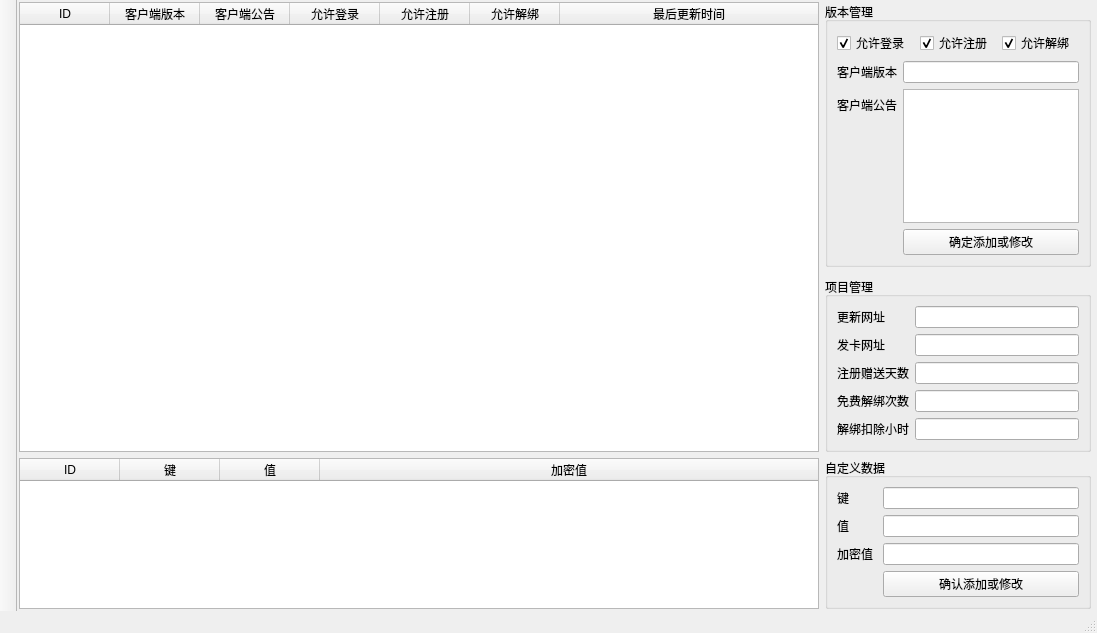
<?xml version="1.0" encoding="UTF-8"?>
<ui version="4.0">
 <class>WndServer</class>
 <widget class="QMainWindow" name="WndServer">
  <property name="geometry">
   <rect>
    <x>0</x>
    <y>0</y>
    <width>1097</width>
    <height>633</height>
   </rect>
  </property>
  <property name="windowTitle">
   <string>YZ网络验证-服务端</string>
  </property>
  <property name="toolButtonStyle">
   <enum>Qt::ToolButtonTextUnderIcon</enum>
  </property>
  <widget class="QWidget" name="centralwidget">
   <layout class="QGridLayout" name="gridLayout">
    <property name="leftMargin">
     <number>0</number>
    </property>
    <property name="topMargin">
     <number>0</number>
    </property>
    <property name="rightMargin">
     <number>0</number>
    </property>
    <property name="bottomMargin">
     <number>0</number>
    </property>
    <item row="0" column="0">
     <widget class="QStackedWidget" name="stack_widget">
      <property name="currentIndex">
       <number>0</number>
      </property>
      <widget class="QWidget" name="page_proj">
       <layout class="QVBoxLayout" name="verticalLayout_6">
        <property name="leftMargin">
         <number>2</number>
        </property>
        <property name="topMargin">
         <number>2</number>
        </property>
        <property name="rightMargin">
         <number>6</number>
        </property>
        <property name="bottomMargin">
         <number>2</number>
        </property>
        <item>
         <layout class="QHBoxLayout" name="horizontalLayout" stretch="3,1">
          <item>
           <widget class="QTableWidget" name="tbe_proj">
            <property name="alternatingRowColors">
             <bool>true</bool>
            </property>
            <attribute name="horizontalHeaderDefaultSectionSize">
             <number>90</number>
            </attribute>
            <attribute name="horizontalHeaderStretchLastSection">
             <bool>true</bool>
            </attribute>
            <attribute name="verticalHeaderVisible">
             <bool>false</bool>
            </attribute>
            <attribute name="verticalHeaderMinimumSectionSize">
             <number>20</number>
            </attribute>
            <attribute name="verticalHeaderDefaultSectionSize">
             <number>20</number>
            </attribute>
            <column>
             <property name="text">
              <string>ID</string>
             </property>
            </column>
            <column>
             <property name="text">
              <string>客户端版本</string>
             </property>
            </column>
            <column>
             <property name="text">
              <string>客户端公告</string>
             </property>
            </column>
            <column>
             <property name="text">
              <string>允许登录</string>
             </property>
            </column>
            <column>
             <property name="text">
              <string>允许注册</string>
             </property>
            </column>
            <column>
             <property name="text">
              <string>允许解绑</string>
             </property>
            </column>
            <column>
             <property name="text">
              <string>最后更新时间</string>
             </property>
            </column>
           </widget>
          </item>
          <item>
           <layout class="QVBoxLayout" name="verticalLayout_2">
            <property name="spacing">
             <number>10</number>
            </property>
            <item>
             <widget class="QGroupBox" name="groupBox_5">
              <property name="title">
               <string>版本管理</string>
              </property>
              <layout class="QFormLayout" name="formLayout_3">
               <item row="1" column="0">
                <widget class="QLabel" name="label">
                 <property name="text">
                  <string>客户端版本</string>
                 </property>
                </widget>
               </item>
               <item row="1" column="1">
                <widget class="QLineEdit" name="edt_proj_client_ver"/>
               </item>
               <item row="2" column="0">
                <widget class="QLabel" name="label_3">
                 <property name="text">
                  <string>客户端公告</string>
                 </property>
                </widget>
               </item>
               <item row="2" column="1">
                <widget class="QPlainTextEdit" name="pedt_proj_public_notice"/>
               </item>
               <item row="4" column="1">
                <widget class="QPushButton" name="btn_proj_confirm">
                 <property name="text">
                  <string>确定添加或修改</string>
                 </property>
                </widget>
               </item>
               <item row="0" column="0" colspan="2">
                <layout class="QHBoxLayout" name="horizontalLayout_6">
                 <item>
                  <widget class="QCheckBox" name="chk_proj_login">
                   <property name="text">
                    <string>允许登录</string>
                   </property>
                   <property name="checked">
                    <bool>true</bool>
                   </property>
                  </widget>
                 </item>
                 <item>
                  <widget class="QCheckBox" name="chk_proj_reg">
                   <property name="text">
                    <string>允许注册</string>
                   </property>
                   <property name="checked">
                    <bool>true</bool>
                   </property>
                  </widget>
                 </item>
                 <item>
                  <widget class="QCheckBox" name="chk_proj_unbind">
                   <property name="text">
                    <string>允许解绑</string>
                   </property>
                   <property name="checked">
                    <bool>true</bool>
                   </property>
                  </widget>
                 </item>
                </layout>
               </item>
              </layout>
             </widget>
            </item>
            <item>
             <widget class="QGroupBox" name="groupBox">
              <property name="title">
               <string>项目管理</string>
              </property>
              <layout class="QFormLayout" name="formLayout">
               <item row="0" column="0">
                <widget class="QLabel" name="label_5">
                 <property name="text">
                  <string>更新网址</string>
                 </property>
                </widget>
               </item>
               <item row="0" column="1">
                <widget class="QLineEdit" name="edt_proj_url_update"/>
               </item>
               <item row="1" column="0">
                <widget class="QLabel" name="label_6">
                 <property name="text">
                  <string>发卡网址</string>
                 </property>
                </widget>
               </item>
               <item row="1" column="1">
                <widget class="QLineEdit" name="edt_proj_url_card"/>
               </item>
               <item row="2" column="0">
                <widget class="QLabel" name="label_7">
                 <property name="text">
                  <string>注册赠送天数</string>
                 </property>
                </widget>
               </item>
               <item row="2" column="1">
                <widget class="QLineEdit" name="edt_proj_reg_gift_day"/>
               </item>
               <item row="3" column="0">
                <widget class="QLabel" name="label_11">
                 <property name="text">
                  <string>免费解绑次数</string>
                 </property>
                </widget>
               </item>
               <item row="3" column="1">
                <widget class="QLineEdit" name="edt_proj_free_unbind_count"/>
               </item>
               <item row="4" column="0">
                <widget class="QLabel" name="label_12">
                 <property name="text">
                  <string>解绑扣除小时</string>
                 </property>
                </widget>
               </item>
               <item row="4" column="1">
                <widget class="QLineEdit" name="edt_proj_unbind_sub_hour"/>
               </item>
              </layout>
             </widget>
            </item>
           </layout>
          </item>
         </layout>
        </item>
        <item>
         <layout class="QHBoxLayout" name="horizontalLayout_4" stretch="3,1">
          <property name="spacing">
           <number>6</number>
          </property>
          <item>
           <widget class="QTableWidget" name="tbe_custom">
            <property name="alternatingRowColors">
             <bool>true</bool>
            </property>
            <attribute name="horizontalHeaderStretchLastSection">
             <bool>true</bool>
            </attribute>
            <attribute name="verticalHeaderVisible">
             <bool>false</bool>
            </attribute>
            <attribute name="verticalHeaderCascadingSectionResizes">
             <bool>false</bool>
            </attribute>
            <attribute name="verticalHeaderMinimumSectionSize">
             <number>20</number>
            </attribute>
            <attribute name="verticalHeaderDefaultSectionSize">
             <number>20</number>
            </attribute>
            <column>
             <property name="text">
              <string>ID</string>
             </property>
            </column>
            <column>
             <property name="text">
              <string>键</string>
             </property>
            </column>
            <column>
             <property name="text">
              <string>值</string>
             </property>
            </column>
            <column>
             <property name="text">
              <string>加密值</string>
             </property>
            </column>
           </widget>
          </item>
          <item>
           <widget class="QGroupBox" name="groupBox_4">
            <property name="title">
             <string>自定义数据</string>
            </property>
            <layout class="QFormLayout" name="formLayout_2">
             <item row="1" column="0">
              <widget class="QLabel" name="label_8">
               <property name="text">
                <string>键</string>
               </property>
              </widget>
             </item>
             <item row="1" column="1">
              <widget class="QLineEdit" name="edt_custom_key"/>
             </item>
             <item row="2" column="0">
              <widget class="QLabel" name="label_9">
               <property name="text">
                <string>值</string>
               </property>
              </widget>
             </item>
             <item row="2" column="1">
              <widget class="QLineEdit" name="edt_custom_val"/>
             </item>
             <item row="5" column="0">
              <widget class="QLabel" name="label_13">
               <property name="text">
                <string>加密值 </string>
               </property>
              </widget>
             </item>
             <item row="5" column="1">
              <widget class="QLineEdit" name="edt_custom_eval">
               <property name="readOnly">
                <bool>true</bool>
               </property>
              </widget>
             </item>
             <item row="9" column="1">
              <widget class="QPushButton" name="btn_custom_confirm">
               <property name="text">
                <string>确认添加或修改</string>
               </property>
              </widget>
             </item>
            </layout>
           </widget>
          </item>
         </layout>
        </item>
       </layout>
      </widget>
      <widget class="QWidget" name="page_user">
       <layout class="QGridLayout" name="gridLayout_3">
        <property name="leftMargin">
         <number>2</number>
        </property>
        <property name="topMargin">
         <number>2</number>
        </property>
        <property name="rightMargin">
         <number>2</number>
        </property>
        <property name="bottomMargin">
         <number>2</number>
        </property>
        <item row="0" column="0">
         <layout class="QVBoxLayout" name="verticalLayout_3" stretch="1,12">
          <property name="spacing">
           <number>2</number>
          </property>
          <item>
           <widget class="QGroupBox" name="groupBox_2">
            <property name="minimumSize">
             <size>
              <width>220</width>
              <height>0</height>
             </size>
            </property>
            <property name="maximumSize">
             <size>
              <width>16777215</width>
              <height>32</height>
             </size>
            </property>
            <property name="title">
             <string/>
            </property>
            <layout class="QHBoxLayout" name="horizontalLayout_5">
             <property name="leftMargin">
              <number>1</number>
             </property>
             <property name="topMargin">
              <number>1</number>
             </property>
             <property name="rightMargin">
              <number>1</number>
             </property>
             <property name="bottomMargin">
              <number>1</number>
             </property>
             <item>
              <layout class="QHBoxLayout" name="horizontalLayout_2">
               <item>
                <widget class="QComboBox" name="cmb_user_field">
                 <item>
                  <property name="text">
                   <string>账号</string>
                  </property>
                 </item>
                 <item>
                  <property name="text">
                   <string>密码</string>
                  </property>
                 </item>
                 <item>
                  <property name="text">
                   <string>QQ</string>
                  </property>
                 </item>
                 <item>
                  <property name="text">
                   <string>状态</string>
                  </property>
                 </item>
                 <item>
                  <property name="text">
                   <string>到期时间</string>
                  </property>
                 </item>
                 <item>
                  <property name="text">
                   <string>上次登录时间</string>
                  </property>
                 </item>
                 <item>
                  <property name="text">
                   <string>上次登录IP</string>
                  </property>
                 </item>
                 <item>
                  <property name="text">
                   <string>今日登录次数</string>
                  </property>
                 </item>
                 <item>
                  <property name="text">
                   <string>今日解绑次数</string>
                  </property>
                 </item>
                 <item>
                  <property name="text">
                   <string>机器码</string>
                  </property>
                 </item>
                 <item>
                  <property name="text">
                   <string>注册时间</string>
                  </property>
                 </item>
                 <item>
                  <property name="text">
                   <string>备注</string>
                  </property>
                 </item>
                </widget>
               </item>
               <item>
                <widget class="QComboBox" name="cmb_user_operator">
                 <item>
                  <property name="text">
                   <string>=</string>
                  </property>
                 </item>
                 <item>
                  <property name="text">
                   <string>!=</string>
                  </property>
                 </item>
                 <item>
                  <property name="text">
                   <string>&gt;</string>
                  </property>
                 </item>
                 <item>
                  <property name="text">
                   <string>&lt;</string>
                  </property>
                 </item>
                 <item>
                  <property name="text">
                   <string>like</string>
                  </property>
                 </item>
                 <item>
                  <property name="text">
                   <string>rlike</string>
                  </property>
                 </item>
                </widget>
               </item>
               <item>
                <widget class="QLineEdit" name="edt_user_value"/>
               </item>
               <item>
                <widget class="QPushButton" name="btn_user_query">
                 <property name="text">
                  <string>查询</string>
                 </property>
                </widget>
               </item>
              </layout>
             </item>
             <item>
              <spacer name="horizontalSpacer">
               <property name="orientation">
                <enum>Qt::Horizontal</enum>
               </property>
               <property name="sizeHint" stdset="0">
                <size>
                 <width>648</width>
                 <height>20</height>
                </size>
               </property>
              </spacer>
             </item>
            </layout>
           </widget>
          </item>
          <item>
           <widget class="QTableWidget" name="tbe_user">
            <property name="alternatingRowColors">
             <bool>true</bool>
            </property>
            <property name="textElideMode">
             <enum>Qt::ElideNone</enum>
            </property>
            <property name="showGrid">
             <bool>true</bool>
            </property>
            <property name="wordWrap">
             <bool>false</bool>
            </property>
            <property name="cornerButtonEnabled">
             <bool>false</bool>
            </property>
            <property name="rowCount">
             <number>0</number>
            </property>
            <attribute name="horizontalHeaderVisible">
             <bool>false</bool>
            </attribute>
            <attribute name="horizontalHeaderStretchLastSection">
             <bool>true</bool>
            </attribute>
            <attribute name="verticalHeaderVisible">
             <bool>false</bool>
            </attribute>
            <attribute name="verticalHeaderMinimumSectionSize">
             <number>20</number>
            </attribute>
            <attribute name="verticalHeaderDefaultSectionSize">
             <number>20</number>
            </attribute>
            <column>
             <property name="text">
              <string>ID</string>
             </property>
            </column>
            <column>
             <property name="text">
              <string>账号</string>
             </property>
            </column>
            <column>
             <property name="text">
              <string>密码</string>
             </property>
            </column>
            <column>
             <property name="text">
              <string>QQ</string>
             </property>
            </column>
            <column>
             <property name="text">
              <string>状态</string>
             </property>
            </column>
            <column>
             <property name="text">
              <string>心跳时间</string>
             </property>
            </column>
            <column>
             <property name="text">
              <string>到期时间</string>
             </property>
            </column>
            <column>
             <property name="text">
              <string>上次登录时间</string>
             </property>
            </column>
            <column>
             <property name="text">
              <string>上次登录IP</string>
             </property>
            </column>
            <column>
             <property name="text">
              <string>上次登录地</string>
             </property>
            </column>
            <column>
             <property name="text">
              <string>今日登录次数</string>
             </property>
            </column>
            <column>
             <property name="text">
              <string>今日解绑次数</string>
             </property>
            </column>
            <column>
             <property name="text">
              <string>机器码</string>
             </property>
            </column>
            <column>
             <property name="text">
              <string>注册时间</string>
             </property>
            </column>
            <column>
             <property name="text">
              <string>操作系统</string>
             </property>
            </column>
            <column>
             <property name="text">
              <string>备注</string>
             </property>
            </column>
            <column>
             <property name="text">
              <string>最后更新时间</string>
             </property>
            </column>
           </widget>
          </item>
         </layout>
        </item>
       </layout>
      </widget>
      <widget class="QWidget" name="page_card">
       <layout class="QGridLayout" name="gridLayout_4">
        <property name="leftMargin">
         <number>2</number>
        </property>
        <property name="topMargin">
         <number>2</number>
        </property>
        <property name="rightMargin">
         <number>2</number>
        </property>
        <property name="bottomMargin">
         <number>2</number>
        </property>
        <item row="0" column="0">
         <layout class="QHBoxLayout" name="horizontalLayout_3" stretch="3,1">
          <property name="spacing">
           <number>2</number>
          </property>
          <property name="leftMargin">
           <number>0</number>
          </property>
          <property name="topMargin">
           <number>0</number>
          </property>
          <property name="rightMargin">
           <number>0</number>
          </property>
          <property name="bottomMargin">
           <number>0</number>
          </property>
          <item>
           <widget class="QTableWidget" name="tbe_card">
            <property name="alternatingRowColors">
             <bool>true</bool>
            </property>
            <property name="textElideMode">
             <enum>Qt::ElideNone</enum>
            </property>
            <property name="showGrid">
             <bool>true</bool>
            </property>
            <property name="wordWrap">
             <bool>false</bool>
            </property>
            <property name="cornerButtonEnabled">
             <bool>false</bool>
            </property>
            <property name="rowCount">
             <number>0</number>
            </property>
            <attribute name="horizontalHeaderVisible">
             <bool>false</bool>
            </attribute>
            <attribute name="horizontalHeaderDefaultSectionSize">
             <number>100</number>
            </attribute>
            <attribute name="horizontalHeaderStretchLastSection">
             <bool>true</bool>
            </attribute>
            <attribute name="verticalHeaderVisible">
             <bool>false</bool>
            </attribute>
            <attribute name="verticalHeaderMinimumSectionSize">
             <number>20</number>
            </attribute>
            <attribute name="verticalHeaderDefaultSectionSize">
             <number>20</number>
            </attribute>
            <column>
             <property name="text">
              <string>ID</string>
             </property>
            </column>
            <column>
             <property name="text">
              <string>卡号</string>
             </property>
            </column>
            <column>
             <property name="text">
              <string>卡类型</string>
             </property>
            </column>
            <column>
             <property name="text">
              <string>制卡时间</string>
             </property>
            </column>
            <column>
             <property name="text">
              <string>导出时间</string>
             </property>
            </column>
            <column>
             <property name="text">
              <string>使用时间</string>
             </property>
            </column>
           </widget>
          </item>
          <item>
           <widget class="QGroupBox" name="groupBox_3">
            <property name="minimumSize">
             <size>
              <width>220</width>
              <height>0</height>
             </size>
            </property>
            <property name="title">
             <string/>
            </property>
            <layout class="QVBoxLayout" name="verticalLayout_5">
             <item>
              <layout class="QGridLayout" name="gridLayout_6">
               <item row="0" column="1">
                <widget class="QComboBox" name="cmb_card_type">
                 <item>
                  <property name="text">
                   <string>天卡</string>
                  </property>
                 </item>
                 <item>
                  <property name="text">
                   <string>周卡</string>
                  </property>
                 </item>
                 <item>
                  <property name="text">
                   <string>月卡</string>
                  </property>
                 </item>
                 <item>
                  <property name="text">
                   <string>季卡</string>
                  </property>
                 </item>
                </widget>
               </item>
               <item row="1" column="0">
                <widget class="QLabel" name="label_2">
                 <property name="text">
                  <string>生成张数:</string>
                 </property>
                </widget>
               </item>
               <item row="1" column="1">
                <widget class="QLineEdit" name="edt_card_num">
                 <property name="inputMask">
                  <string/>
                 </property>
                 <property name="placeholderText">
                  <string/>
                 </property>
                 <property name="clearButtonEnabled">
                  <bool>false</bool>
                 </property>
                </widget>
               </item>
               <item row="0" column="0">
                <widget class="QLabel" name="label_4">
                 <property name="text">
                  <string>卡密类型:</string>
                 </property>
                </widget>
               </item>
               <item row="2" column="1">
                <widget class="QPushButton" name="btn_card_gen">
                 <property name="text">
                  <string>确定生成</string>
                 </property>
                </widget>
               </item>
              </layout>
             </item>
             <item>
              <layout class="QVBoxLayout" name="verticalLayout_4">
               <item>
                <widget class="QLabel" name="label_10">
                 <property name="text">
                  <string>导出的卡号:</string>
                 </property>
                </widget>
               </item>
               <item>
                <widget class="QPlainTextEdit" name="pedt_card_export">
                 <property name="minimumSize">
                  <size>
                   <width>0</width>
                   <height>0</height>
                  </size>
                 </property>
                 <property name="lineWrapMode">
                  <enum>QPlainTextEdit::NoWrap</enum>
                 </property>
                </widget>
               </item>
              </layout>
             </item>
            </layout>
           </widget>
          </item>
         </layout>
        </item>
       </layout>
      </widget>
      <widget class="QWidget" name="page_everyday">
       <layout class="QGridLayout" name="gridLayout_2">
        <property name="leftMargin">
         <number>2</number>
        </property>
        <property name="topMargin">
         <number>2</number>
        </property>
        <property name="rightMargin">
         <number>2</number>
        </property>
        <property name="bottomMargin">
         <number>2</number>
        </property>
        <item row="0" column="0">
         <widget class="QTableWidget" name="tbe_everyday">
          <property name="alternatingRowColors">
           <bool>true</bool>
          </property>
          <attribute name="horizontalHeaderStretchLastSection">
           <bool>true</bool>
          </attribute>
          <attribute name="verticalHeaderVisible">
           <bool>false</bool>
          </attribute>
          <attribute name="verticalHeaderMinimumSectionSize">
           <number>20</number>
          </attribute>
          <attribute name="verticalHeaderDefaultSectionSize">
           <number>20</number>
          </attribute>
          <column>
           <property name="text">
            <string>ID</string>
           </property>
          </column>
          <column>
           <property name="text">
            <string>日期</string>
           </property>
          </column>
          <column>
           <property name="text">
            <string>天卡充值数</string>
           </property>
          </column>
          <column>
           <property name="text">
            <string>周卡充值数</string>
           </property>
          </column>
          <column>
           <property name="text">
            <string>月卡充值数</string>
           </property>
          </column>
          <column>
           <property name="text">
            <string>季卡充值数</string>
           </property>
          </column>
          <column>
           <property name="text">
            <string>充值用户数</string>
           </property>
          </column>
          <column>
           <property name="text">
            <string>活跃用户数</string>
           </property>
          </column>
          <column>
           <property name="text">
            <string>在线用户数</string>
           </property>
          </column>
          <column>
           <property name="text">
            <string>最后更新时间</string>
           </property>
          </column>
         </widget>
        </item>
       </layout>
      </widget>
      <widget class="QWidget" name="page_log">
       <property name="sizePolicy">
        <sizepolicy hsizetype="Preferred" vsizetype="Preferred">
         <horstretch>0</horstretch>
         <verstretch>0</verstretch>
        </sizepolicy>
       </property>
       <property name="maximumSize">
        <size>
         <width>16777215</width>
         <height>16777215</height>
        </size>
       </property>
       <layout class="QVBoxLayout" name="verticalLayout">
        <property name="leftMargin">
         <number>2</number>
        </property>
        <property name="topMargin">
         <number>2</number>
        </property>
        <property name="rightMargin">
         <number>2</number>
        </property>
        <property name="bottomMargin">
         <number>2</number>
        </property>
        <item>
         <widget class="QTextBrowser" name="tbr_log">
          <property name="documentTitle">
           <string>执行日志</string>
          </property>
         </widget>
        </item>
       </layout>
      </widget>
     </widget>
    </item>
   </layout>
  </widget>
  <widget class="QStatusBar" name="status_bar"/>
  <widget class="QToolBar" name="tool_bar">
   <property name="windowTitle">
    <string>toolBar</string>
   </property>
   <property name="movable">
    <bool>false</bool>
   </property>
   <property name="orientation">
    <enum>Qt::Vertical</enum>
   </property>
   <attribute name="toolBarArea">
    <enum>LeftToolBarArea</enum>
   </attribute>
   <attribute name="toolBarBreak">
    <bool>false</bool>
   </attribute>
  </widget>
 </widget>
 <resources/>
 <connections/>
</ui>
